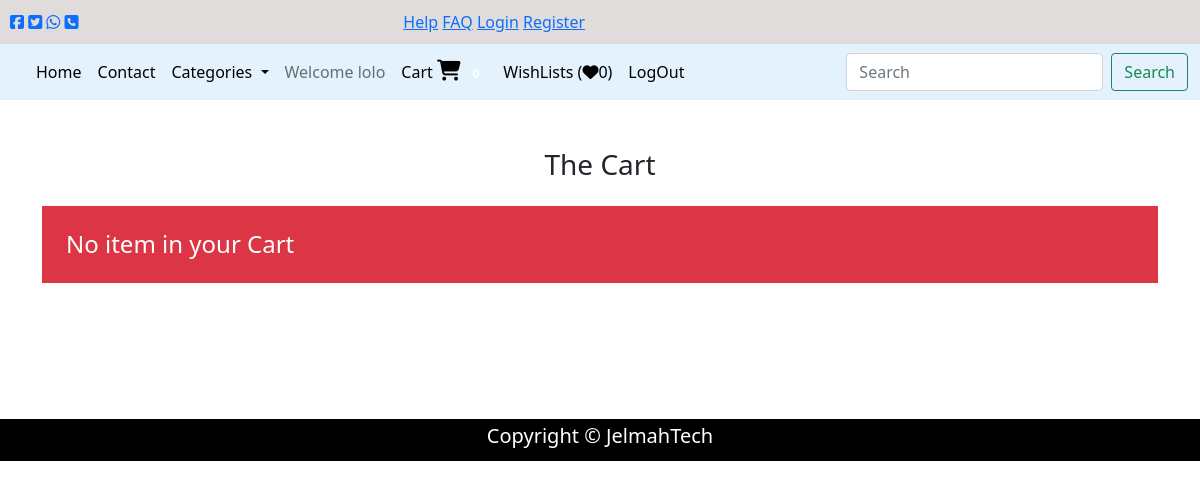
/cart_page/ (signed in), run on an earlier commit of the app's database.
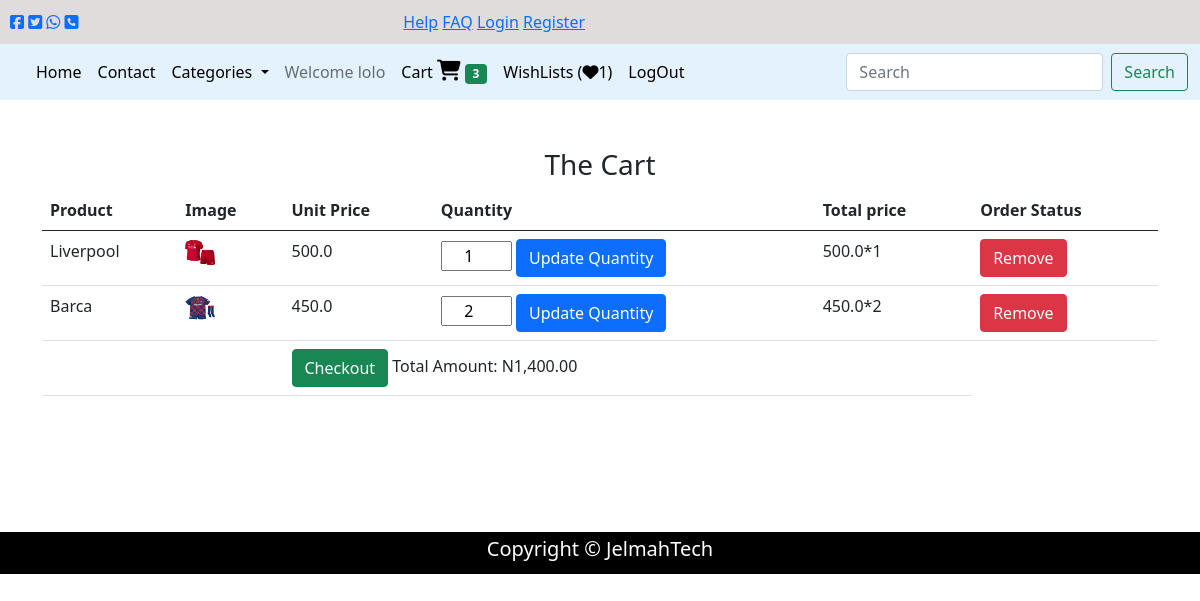
And on a later commit of the database.
### footwears/models.py (models this page shows, shortened)
class Orderdetail(models.Model):
  product = models.ForeignKey(Product,on_delete=models.DO_NOTHING,null=True,blank=True)
  product_image = models.ImageField(default='default.jpg',null=True,blank=True)
  order_number = models.CharField(max_length=70)
  product_name = models.CharField(max_length=50)
  product_unitprice = models.FloatField(null=True,blank=True)
  quantity = models.IntegerField(default=1)
  user = models.ForeignKey(User,on_delete=models.CASCADE)
  order_placed = models.BooleanField(default=False)
  date = models.DateTimeField(auto_now_add=True)
  class Meta:
    db_table = 'orderdetails'
    managed = True
    verbose_name = 'Orderdetail'
    verbose_name_plural = 'Orderdetails'

### footwears/views.py (the view)
# urls.py: path('cart_page/',views.cart_view,name='cart'),
def cart_view(request):
	allitems = Orderdetail.objects.filter(order_placed=False).filter(user__username=request.user.username).order_by('id').reverse()
	total_amount = 0
	for item in allitems:
		total_amount +=(item.product_unitprice * item.quantity)
	context = {
        'allitems':allitems,
        'totalamount':total_amount
    }
	return render (request, 'footwears/cart.html', context)

### footwears/context_processor.py (called while the page is built)
def categories(request):
  allcats = Category.objects.all()
  return {'cats':allcats}

def cartcount(request):
  allitems = Orderdetail.objects.filter(order_placed=False).filter(user__username=request.user.username)
  total_quantity = 0
  for item in allitems:
    total_quantity += item.quantity
  return {'prodcount':total_quantity}

def wishcount(request):
  allwishes = Wishlist.objects.filter(now_bought=False).filter(user__username=request.user.username).count()
  return {'allwishes':allwishes}

### footwears/templates/footwears/cart.html (shortened to what this page needs)
{% extends 'shared/base.html' %}
{% load static %}
{% load humanize %}
{% block main %}
<section>
  <div class="container">
    <h3 class="text-center mt-5">The Cart</h3>
    <div class="row">
      <div class="col-sm-12">
       {% if allitems %}
       <table class="table table-hover">
        <thead class="thead-dark">
          <tr>
            <th scope="col">Product</th>
            <th scope="col">Image</th>
            <th scope="col">Unit Price</th>
            <th scope="col">Quantity</th>
            <th scope="col">Total price</th>
            <th scope="col">Order Status</th>
          </tr>
        </thead>
        <tbody>
          {% for item in allitems %}
          <tr>
            <td>{{item.product_name}}</td>
            <td>
              <img src="{{item.product_image.url}}" width="30px" height="25px" alt="...">
            </td>
            <td>{{item.product_unitprice | intcomma }}</td>
            <td>
              <form class="quantityform" action="{% url 'updatequantity' %}" method="post">
                <div class="form-group">
                  <input type="number" name="itemquantity" id="item" value="{{ item.quantity }}">
                  <button type="submit" class="btn btn-primary btn-small">Update Quantity</button>
                </div>
              </form>
            </td>
            <td>{{item.product_unitprice | intcomma }}*{{item.quantity}}</td>
            <td>
              <form action="{% url 'removefromcart'  %}" method="post">
                <button class="btn btn-danger">Remove</button>
              </form>
            </td>
          </tr>
          {% endfor %}
          <tr>
            <td></td>
            <td></td>
            <td colspan=3>
             <a class="btn btn-success" href="{% url 'checkout' q=allitems.0.order_number %}">Checkout</a> Total Amount: N{{ totalamount | floatformat:2 | intcomma }}
            </td>
          </tr>
        </tbody>
      </table>
       {% else %}
         <p>
           <h4 class="bg-danger text-white p-4 ">No item in your Cart</h4>
         </p>
       {% endif %}
      </div>
    </div>
  </div>
</section>
<br><br><br><br><br>
{% endblock main %}

### footwears/templates/shared/base.html (shortened to what this page needs)
{% load static %}
<!doctype html>
<html lang="en">
  <head>
    <link href="https://cdn.jsdelivr.net/npm/bootstrap@5.0.1/dist/css/bootstrap.min.css" rel="stylesheet">
    <link rel="stylesheet" href="{% static 'css/header.css' %}">
    <link rel="stylesheet" href="{% static 'css/contact.css' %}">
  </head>
  <body>
    <div class="topheader">
        <div class="div1">
            <a href=""><i class="fa fa-facebook-square" aria-hidden="true"></i></a>
            <a href="https://wa.me/2348106966584"><i class="fa fa-twitter-square" aria-hidden="true"></i></a>
            <a href="https://wa.me/2348106966584"><i class="fa fa-whatsapp" aria-hidden="true"></i></a>
            <a href="https://wa.me/2348106966584"><i class="fa fa-phone-square" aria-hidden="true"></i></a>
        </div>
        <div class="div2" style="float: right;">
            <a href="{% url 'contact' %}">Help</a>
            <a href="{% url 'contact' %}">FAQ</a>
            <a href="{% url 'login' %}">Login</a>
            <a href="{% url 'register' %}">Register</a>
        </div>
    </div>
    <header>
            <nav class="navbar navbar-expand-lg navbar-light" style="background-color: #e3f2fd;">
                <div class="container-fluid">
                  <div class="collapse navbar-collapse" id="navbarSupportedContent">
                    <ul class="navbar-nav me-auto mb-2 mb-lg-0">
                      <li class="nav-item"><a class="nav-link" style="color: black;" href="{% url 'home' %}">Home</a></li>
                      <li class="nav-item"><a class="nav-link" style="color: black;" href="{% url 'contact' %}">Contact</a></li>
                      <li class="nav-item dropdown">
                        <a class="nav-link dropdown-toggle" style="color: black;" href="#" id="navbarDropdown" role="button" data-bs-toggle="dropdown" aria-expanded="false">
                          Categories
                        </a>
                      </li>
                     {% if request.user.is_authenticated %}
                      <li class="nav-item">
                        <a href="#" class="nav-link">Welcome {{request.user.username}}</a>
                      </li>
                      <li class="nav-item">
                        <a href="{% url 'cart' %}" class="nav-link" style="color: black;">Cart
                          <i id="cart-icon" class="fa fa-shopping-cart " aria-hidden="true"></i>
                          {% if prodcount > 0 %}
                          <span class="badge bg-success badge-secondary">
                            {{ prodcount }}
                          </span>
                          {% else %}
                          <span class="badge badge-secondary">
                          </span>
                          {% endif %}
                        </a>
                      </li>
                      <li class="nav-item">
                        <a href="{% url 'wishlist' %}" style="color: black;" class="nav-link">
                          WishLists (<i class="fa fa-heart"></i><span id="couter">{{ allwishes }}</span>)
                        </a>
                      </li>
                      <li class="nav-item">
                        <a href="{% url 'logout' %}" style="color: black;" class="nav-link">LogOut</a>
                      </li>
                      {% endif %}
                    </ul>
                    <form class="d-flex" action="{% url 'search' %}" method="GET">
                      <input class="form-control me-2" name="tosearch" type="search" placeholder="Search" aria-label="Search">
                      <button class="btn btn-outline-success" type="submit">Search</button>
                    </form>
                  </div>
                </div>
              </nav>
    </header>
    <main>
        {% block main %}
        {% endblock main %}
    </main>
    <footer>
      <div class="footer" style="margin: 0; padding: 5px; background-color: black; color: white; text-align: center;">
        <h5>Copyright &copy; JelmahTech</h5>
      </div>
    </footer>
  </body>
</html>

What changed in the data, as far as the page shows it:
added Orderdetail: product_name "Liverpool", product_image (picture), product_unitprice "500.0", itemquantity "1", quantity "1"
added Orderdetail: product_name "Barca", product_image (picture), product_unitprice "450.0", itemquantity "2", quantity "2"
Also different on the page:
{{ prodcount }}: (not shown) → "3"
{{ allwishes }}: "0" → "1"
{{ totalamount | floatformat:2 | intcomma }}: (not shown) → "1,400.00"
text no longer shown: "No item in your Cart"
text now shown: "Product Image Unit Price Quantity Total price Order Status Checkout Total Amount: N"
